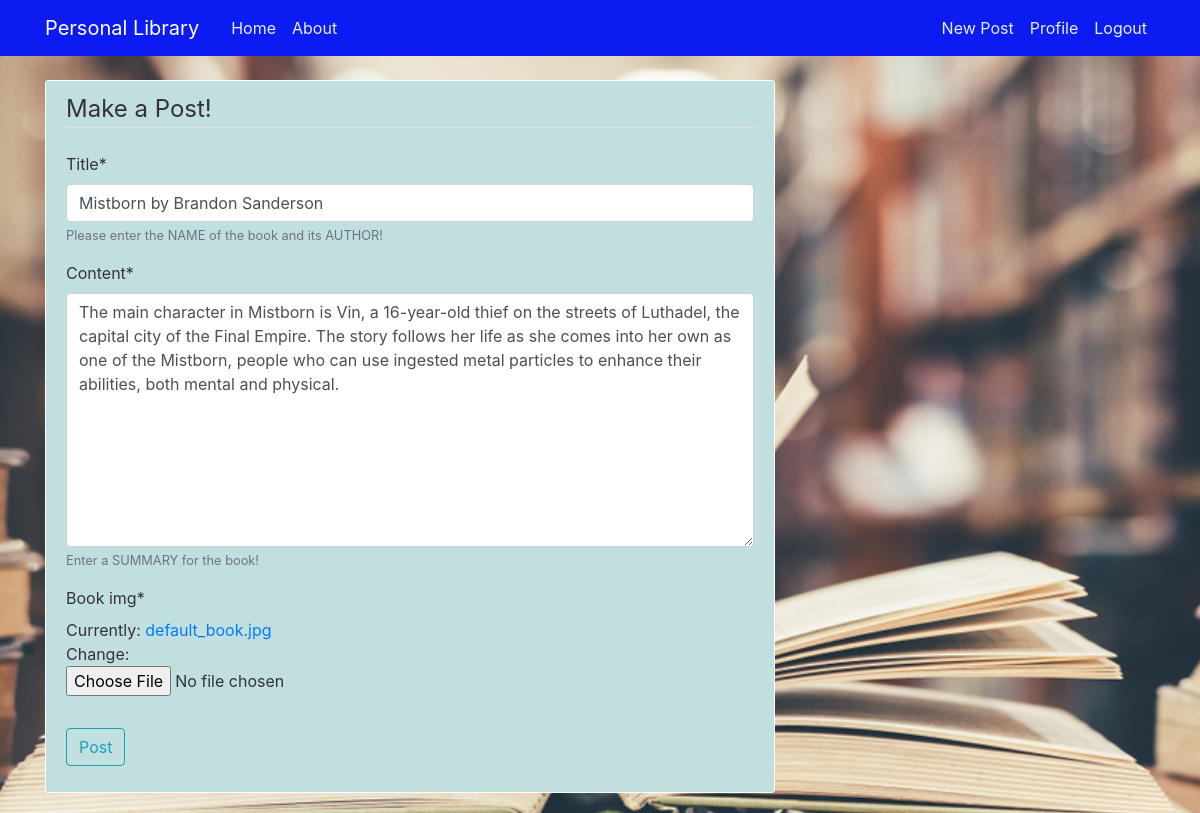
The app's page /post/1/update/ (signed in) with its own data.
### library/models.py (models this page shows, shortened)
class Post(models.Model):
    title = models.CharField(max_length=100, help_text="Please enter the NAME of the book and its AUTHOR!")
    content = models.TextField(max_length=1000, help_text="Enter a SUMMARY for the book!")
    date_posted = models.DateTimeField(default=timezone.now)
    author = models.ForeignKey(User, on_delete=models.CASCADE)
    book_img = models.ImageField(default='default_book.jpg', upload_to='book_images')

### library/views.py (the view, shortened to what this page needs)
# urls.py: path('post/<int:pk>/update/', PostUpdateView.as_view(), name='post-update'),
class PostUpdateView(LoginRequiredMixin, UserPassesTestMixin, UpdateView):
    model = Post
    fields = ['title', 'content', 'book_img']
    def test_func(self):
        post = self.get_object()
        if self.request.user == post.author:
            return True
        return False

### library/templates/library/post_form.html (shortened to what this page needs)
{% extends "library/base.html" %}
{% load crispy_forms_tags %}
{% block content %}
    <div class="content-section">
        <form method="POST">
            <fieldset class="form-group">
                <legend class="border-bottom mb-4">Make a Post!</legend>
                {{ form|crispy }}
            </fieldset>
            <div class="form-group">
                <button class="btn btn-outline-info" type="submit">Post</button>
            </div>
        </form>
    </div>
{% endblock content %}

### library/static/library/main.css (style rules this page uses)
body { background: #fafafa; color: #333333; margin-top: 5rem; }
.content-section { background: #c1dfdf; padding: 10px 20px; border: 1px solid #fdfdfd; border-radius: 3px; margin-bottom: 20px; }
#bg { background-repeat: no-repeat; background-size: 1800px 900px; background-position: top; background-attachment: fixed; }

### records on screen
Post: title "Mistborn by Brandon Sanderson", content "The main character in Mistborn is Vin, a 16-year-old thief on the streets of Luthadel, the capital city of the Final Empire. The story follows her life as she comes into her own as one of the Mistborn, people who can use ingested metal particles to enhance their abilities, both mental and physical."
